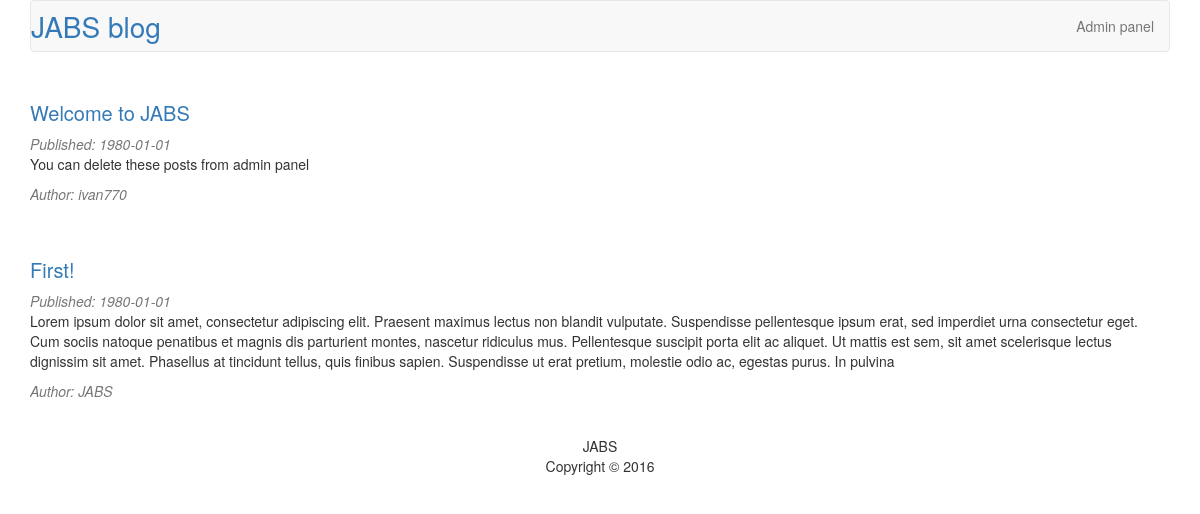
The page / on the database its author committed.
### tables this page shows
CREATE TABLE `articles` (
  `id` int(11) NOT NULL,
  `title` varchar(255) NOT NULL,
  `content` text NOT NULL,
  `date` date NOT NULL,
  `author` varchar(255) NOT NULL
);

### index.php (called while the page is built)
<?php
    require_once("database.php");
    require_once("models/articles.php");
    $link = db_connect();
    $articles = articles_all($link);
    include("views/articles.php");
?>

### config.php (called while the page is built)
<?php
$config[0] = "JABS blog";
?>

### models/articles.php (called while the page is built, shortened)
<?php
    function articles_all($link){
        $query = "SELECT * FROM articles ORDER BY id DESC";
        $result = mysqli_query($link, $query);
        $n = mysqli_num_rows($result);
        $articles = array();
        for ($i = 0; $i < $n; $i++)
        {
            $row = mysqli_fetch_assoc($result);
            $articles[] = $row;
        }
        return $articles;
    }
    function articles_intro($text, $len = 500)
    {
        return mb_substr($text, 0, $len);
    }
?>

### views/articles.php (the view, shortened to what this page needs)
<!DOCTYPE html>
<hmtl>
    <head>
        <link rel="stylesheet" href="style.css">
        <link rel="stylesheet" href="https://maxcdn.bootstrapcdn.com/bootstrap/3.3.6/css/bootstrap.min.css">
    </head>
    <body>
        <div class="container">
            <nav class="navbar navbar-default">
                <div class="container-fluid">
                    <div class="navbar-header">
                        <a id="blog" class="navbar-brand" href="index.php"><?php $path = "config.php"; include "$path"; $nameOfBlog = $config[0]; echo $nameOfBlog; ?></a>
                    </div>
                    <ul class="nav navbar-nav navbar-right">
                        <li><a href="admin">Admin panel</a></li>
                    </ul>
                </div>
            </nav>
            <?php foreach($articles as $article): ?>
            <div class="article">
                <h3><a href="article.php?id=<?=$article['id']?>"><?=$article['title']?></a></h3>
                <em>Published: <?=$article['date']?></em>
                <p><?=articles_intro($article['content'])?></p>
                <em>Author: <?=$article['author']?></em>
            </div>
            <?php endforeach ?>
            <footer>
                <p>
                    JABS<br>Copyright &copy; 2016
                </p>
            </footer>
        </div>
    </body>
</hmtl>

### style.css (style rules this page uses)
footer { text-align: center; }
.article { margin-top: 30px; margin-bottom: 35px; overflow: hidden; }
.article em { color: rgb(119, 119, 119); }
.article h3 { font-size: 20px; }
#blog { color: rgb(51, 122, 183); font-size: 28px; padding-left: 0px; }

### rows shown on the page
articles: title "Welcome to JABS", date "1980-01-01", content "You can delete these posts from admin panel", author "ivan770"
articles: title "First!", date "1980-01-01", content "Lorem ipsum dolor sit amet, consectetur adipiscing elit. Praesent maximus lectus non blandit vulputate. Suspendisse pellentesque ipsum erat, sed imperdiet urna consectetur eget. Cum sociis natoque penatibus et magnis dis parturient montes, nascetur ridiculus mus. Pellentesque suscipit porta elit ac aliquet. Ut mattis est sem, sit amet scelerisque lectus dignissim sit amet. Phasellus at tincidunt tellus, quis finibus sapien. Suspendisse ut erat pretium, molestie odio ac, egestas purus. In pulvina", author "JABS"

### other values the page prints
$nameOfBlog "JABS blog"
